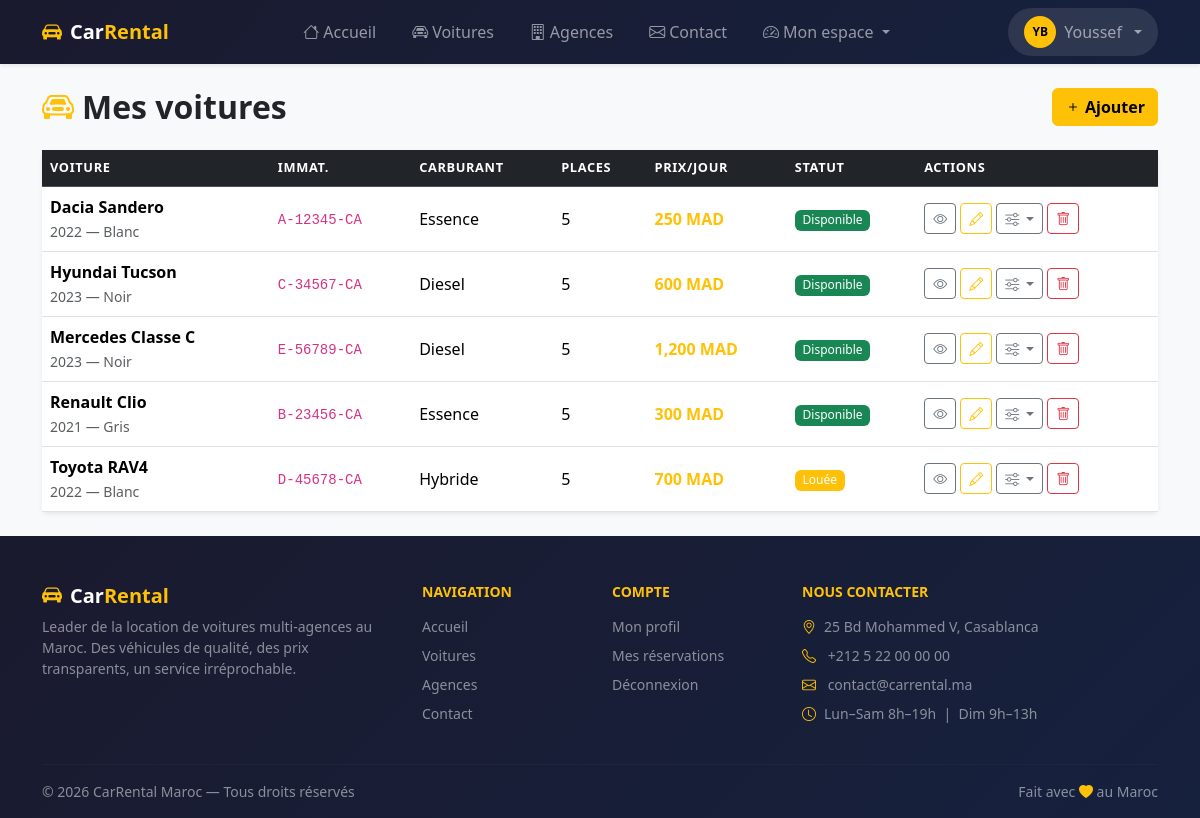
Page /manager/cars (signed in) on the committed database.
### tables this page shows
CREATE TABLE cars (
    id              INT UNSIGNED        NOT NULL AUTO_INCREMENT,
    agency_id       INT UNSIGNED        NOT NULL,
    marque          VARCHAR(100)        NOT NULL,
    modele          VARCHAR(100)        NOT NULL,
    immatriculation VARCHAR(20)         NOT NULL,
    annee           YEAR                NOT NULL,
    couleur         VARCHAR(50)         NULL,
    nb_places       TINYINT UNSIGNED    NOT NULL DEFAULT 5,
    carburant       ENUM('essence','diesel','hybride','electrique')
                                        NOT NULL DEFAULT 'diesel',
    transmission    ENUM('manuelle','automatique')
                                        NOT NULL DEFAULT 'manuelle',
    climatisation   TINYINT(1)          NOT NULL DEFAULT 1,
    prix_jour       DECIMAL(10,2)       NOT NULL,
    caution         DECIMAL(10,2)       NOT NULL DEFAULT 0.00,
    statut          ENUM('disponible','louee','maintenance','inactive')
                                        NOT NULL DEFAULT 'disponible',
    description     TEXT                NULL,
    photo           VARCHAR(255)        NULL,
    created_at      TIMESTAMP           NOT NULL DEFAULT CURRENT_TIMESTAMP,
    updated_at      TIMESTAMP           NOT NULL DEFAULT CURRENT_TIMESTAMP
                                        ON UPDATE CURRENT_TIMESTAMP,
    PRIMARY KEY (id),
    UNIQUE KEY uq_cars_immat (immatriculation),
    INDEX idx_cars_agency (agency_id),
    INDEX idx_cars_statut (statut),
    INDEX idx_cars_prix (prix_jour),
    CONSTRAINT fk_cars_agency
        FOREIGN KEY (agency_id) REFERENCES agencies (id)
        ON DELETE CASCADE ON UPDATE CASCADE
);

### app/Controllers/CarController.php (called while the page is built, shortened)
<?php
class CarController extends Controller
{
    private Car    $carModel;
    private Agency $agencyModel;
    public function __construct()
    {
        $this->carModel    = new Car();
        $this->agencyModel = new Agency();
    }
    public function managerIndex(): void
    {
        $agencyId = $this->resolveAgencyId();
        $cars     = $this->carModel->byAgency($agencyId);
        $this->render('manager/cars/index', [
            'cars'  => $cars,
            'flash' => $this->getFlash(),
        ]);
    }
    private function resolveAgencyId(): int
    {
        $agency = $this->agencyModel->findByManager($this->authId());
        return $agency ? $agency['id'] : 0;
    }
}

### core/App.php (called while the page is built, shortened)
<?php
class App
{
    private Router $router;
    public function __construct()
    {
        $this->router = new Router();
    }
    public function run(): void
    {
        $this->router->dispatch(
            $_SERVER['REQUEST_METHOD'],
            $_SERVER['REQUEST_URI']
        );
    }
}

### public/index.php (called while the page is built, shortened)
<?php
$config = require BASE_PATH . '/config/app.php';
(new \App\Core\App())->run();

### core/Database.php (called while the page is built, shortened)
<?php
class Database
{
    private static ?PDO $instance = null;
    public static function getInstance(): PDO
    {
        if (self::$instance === null) {
            $config = require BASE_PATH . '/config/database.php';
            $dsn = sprintf(
                'mysql:host=%s;port=%s;dbname=%s;charset=utf8mb4',
                $config['host'],
                $config['port'] ?? 3306,
                $config['database']
            );
            try {
                self::$instance = new PDO($dsn, $config['username'], $config['password'], [
                    PDO::ATTR_ERRMODE            => PDO::ERRMODE_EXCEPTION,
                    PDO::ATTR_DEFAULT_FETCH_MODE => PDO::FETCH_ASSOC,
                    PDO::ATTR_EMULATE_PREPARES   => false,
                ]);
            } catch (PDOException $e) {
                error_log('[DB] ' . $e->getMessage());
                http_response_code(500);
                die('Erreur de connexion à la base de données.');
            }
        }
        return self::$instance;
    }
}

### core/Model.php (called while the page is built, shortened)
<?php
abstract class Model
{
    protected PDO    $db;
    protected string $table    = '';
    public function __construct()
    {
        $this->db = Database::getInstance();
    }
    public function findBy(string $column, mixed $value): array|false
    {
        $stmt = $this->db->prepare(
            "SELECT * FROM `{$this->table}` WHERE `{$column}` = ? LIMIT 1"
        );
        $stmt->execute([$value]);
        return $stmt->fetch();
    }
    public function query(string $sql, array $params = []): array
    {
        $stmt = $this->db->prepare($sql);
        $stmt->execute($params);
        return $stmt->fetchAll();
    }
}

### app/Models/Agency.php (called while the page is built, shortened)
<?php
class Agency extends Model
{
    public function findByManager(int $managerId): array|false
    {
        return $this->findBy('manager_id', $managerId);
    }
}

### app/Models/Car.php (called while the page is built, shortened)
<?php
class Car extends Model
{
    public function byAgency(int $agencyId): array
    {
        return $this->query(
            "SELECT c.*, a.nom AS agency_nom, a.ville AS agency_ville
             FROM cars c
             JOIN agencies a ON a.id = c.agency_id
             WHERE c.agency_id = ?
             ORDER BY c.marque, c.modele",
            [$agencyId]
        );
    }
}

### app/Views/manager/cars/index.php (the view, shortened to what this page needs)
<?php
$statutColors = ['disponible'=>'success','louee'=>'warning','maintenance'=>'danger','inactive'=>'secondary'];
$statutLabels = ['disponible'=>'Disponible','louee'=>'Louée','maintenance'=>'Maintenance','inactive'=>'Inactive'];
?>
<div class="d-flex justify-content-between align-items-center mb-4">
    <h2 class="fw-bold mb-0"><i class="bi bi-car-front text-warning me-2"></i>Mes voitures</h2>
    <a href="/manager/cars/create" class="btn btn-warning fw-bold">
        <i class="bi bi-plus me-1"></i>Ajouter
    </a>
</div>
<?php if (empty($cars)): ?>
    <div class="text-center py-5 text-muted">
        <i class="bi bi-car-front display-4 d-block mb-3"></i>
        <p>Aucune voiture dans votre agence.</p>
        <a href="/manager/cars/create" class="btn btn-warning fw-bold">Ajouter la première</a>
    </div>
<?php else: ?>
    <div class="card shadow-sm">
        <div class="table-responsive">
            <table class="table table-hover align-middle mb-0">
                <thead class="table-dark">
                    <tr><th>Voiture</th><th>Immat.</th><th>Carburant</th><th>Places</th><th>Prix/jour</th><th>Statut</th><th>Actions</th></tr>
                </thead>
                <tbody>
                    <?php foreach ($cars as $c): ?>
                    <tr>
                        <td>
                            <strong><?= htmlspecialchars($c['marque'].' '.$c['modele']) ?></strong>
                            <br><small class="text-muted"><?= $c['annee'] ?> — <?= htmlspecialchars($c['couleur'] ?? '') ?></small>
                        </td>
                        <td><code><?= htmlspecialchars($c['immatriculation']) ?></code></td>
                        <td><?= ucfirst($c['carburant']) ?></td>
                        <td><?= $c['nb_places'] ?></td>
                        <td class="fw-bold text-warning"><?= number_format($c['prix_jour'], 0) ?> MAD</td>
                        <td>
                            <span class="badge bg-<?= $statutColors[$c['statut']] ?? 'secondary' ?>">
                                <?= $statutLabels[$c['statut']] ?? $c['statut'] ?>
                            </span>
                        </td>
                        <td>
                            <div class="d-flex gap-1">
                                <a href="/cars/<?= $c['id'] ?>" class="btn btn-outline-secondary btn-sm" target="_blank"><i class="bi bi-eye"></i></a>
                                <a href="/manager/cars/<?= $c['id'] ?>/edit" class="btn btn-outline-warning btn-sm"><i class="bi bi-pencil"></i></a>
                                <div class="dropdown">
                                    <button class="btn btn-outline-secondary btn-sm dropdown-toggle" data-bs-toggle="dropdown">
                                        <i class="bi bi-sliders"></i>
                                    </button>
                                </div>
                                <form method="POST" action="/manager/cars/<?= $c['id'] ?>/delete" class="d-inline"
                                      onsubmit="return confirm('Supprimer cette voiture ?')">
                                    <button class="btn btn-outline-danger btn-sm"><i class="bi bi-trash"></i></button>
                                </form>
                            </div>
                        </td>
                    </tr>
                    <?php endforeach; ?>
                </tbody>
            </table>
        </div>
    </div>
<?php endif; ?>

### core/Router.php (shortened to what this page needs)
<?php
class Router
{
    private array $routes = [];
    private function add(string $method, string $path, string $controller, string $action): void
    {
        $this->routes[] = [
            'method'     => $method,
            'pattern'    => $this->pathToRegex($path),
            'controller' => $controller,
            'action'     => $action,
            'params'     => $this->extractParamNames($path),
        ];
    }
    public function dispatch(string $method, string $uri): void
    {
        $uri = '/' . trim(strtok($uri, '?'), '/');
        foreach ($this->routes as $route) {
            if ($route['method'] !== $method) continue;
            if (preg_match($route['pattern'], $uri, $matches)) {
                $params = $this->extractParams($route['params'], $matches);
                $this->call($route['controller'], $route['action'], $params);
                return;
            }
        }
    }
    private function call(string $fqcn, string $action, array $params): void
    {
        $controller = new $fqcn();
        call_user_func_array([$controller, $action], $params);
    }
    private function pathToRegex(string $path): string
    {
        $pattern = preg_replace('/\{[a-z_]+\}/', '([0-9]+)', $path);
        return '#^' . $pattern . '$#';
    }
    private function extractParamNames(string $path): array
    {
        preg_match_all('/\{([a-z_]+)\}/', $path, $matches);
        return $matches[1];
    }
    private function extractParams(array $names, array $matches): array
    {
        $params = [];
        return array_values($params);
    }
}

### public/assets/css/app.css (style rules this page uses)
:root { --cr-yellow: #FFC107; --cr-dark: #212529; }
body { background-color: #f8f9fa; }
a { color: var(--cr-yellow); }
.table thead th { font-size: .8rem; text-transform: uppercase; letter-spacing: .05em; }
.badge { font-weight: 500; }
.btn-warning { color: #000; }
.card { border: none; }

### rows in the picture
cars: marque+modele "Dacia Sandero", annee "2022", couleur "Blanc", immatriculation "A-12345-CA", carburant "Essence", nb_places "5", prix_jour "250", statut "Disponible"
cars: marque+modele "Hyundai Tucson", annee "2023", couleur "Noir", immatriculation "C-34567-CA", carburant "Diesel", nb_places "5", prix_jour "600", statut "Disponible"
cars: marque+modele "Mercedes Classe C", annee "2023", couleur "Noir", immatriculation "E-56789-CA", carburant "Diesel", nb_places "5", prix_jour "1,200", statut "Disponible"
cars: marque+modele "Renault Clio", annee "2021", couleur "Gris", immatriculation "B-23456-CA", carburant "Essence", nb_places "5", prix_jour "300", statut "Disponible"
cars: marque+modele "Toyota RAV4", annee "2022", couleur "Blanc", immatriculation "D-45678-CA", carburant "Hybride", nb_places "5", prix_jour "700", statut "Louée"
